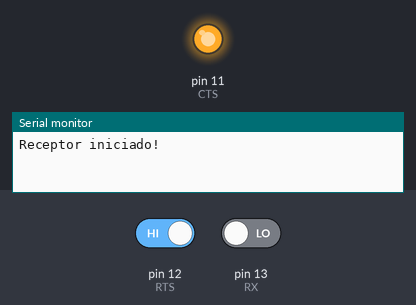
Bench run of a sketch on a simulated Arduino Uno, built with avr-gcc and run on an emulated ATmega328P. Shown: output pins drawn as LEDs (lit = HIGH), the last lines printed to the serial monitor. The inputs (shaded band) are chosen by the test bench; at power-on: pin 12 (RTS) HIGH, pin 13 (RX) LOW.

Above: at 1.3 s.
1.4 s: pin 12 (RTS) driven LOW
At 2.6 s:
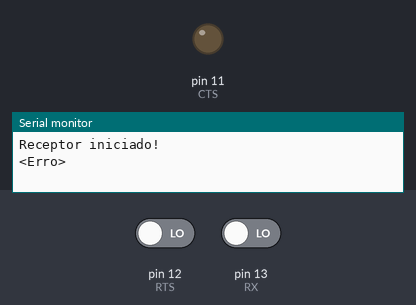
2.9 s: pin 12 (RTS) driven HIGH
At 3.9 s:
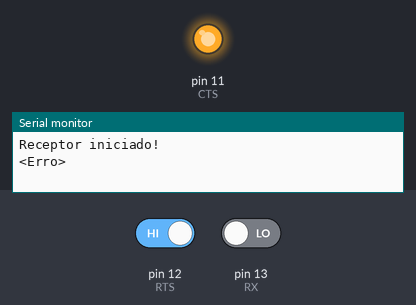
Timing chart, 0 to 5.9 s (numbered marks = the images above; inputs shaded):
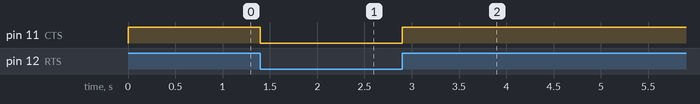

Measured:
- after the input at 1.4 s, pin 11 (CTS): HIGH → LOW at once
- after the input at 2.9 s, pin 11 (CTS): LOW → HIGH at once

The sketch:

Receptor.ino
```cpp
#include "Bit.h"
#include "Input.h"
#include "Temporizador.h"


// Pinos
#define RX  13
#define RTS 12
#define CTS 11

// Baud
#define BAUD_RATE 1
#define HALF_BAUD 1000 / (2 * BAUD_RATE)


// Variáveis globais
volatile char letra;
volatile short contador;


void setup() {
  noInterrupts();
  Serial.begin(9600);

  // Inicializa os pinos
  pinMode(LED_BUILTIN, OUTPUT);
  pinMode(RX,  INPUT);
  pinMode(RTS, INPUT);
  pinMode(CTS, OUTPUT);

  digitalWrite(CTS, LOW);

  Temporizador::configura(BAUD_RATE);
  interrupts();

  Serial.println("Receptor iniciado!");
}

void loop() {
  // Espera o emissor sinalizar envio e responde
  while (digitalRead(RTS) == LOW);
  digitalWrite(CTS, HIGH);

  letra = 0;
  contador = 0;

  delay(HALF_BAUD);
  Temporizador::inicia();

  // Recebe a letra bit por bit
  while (digitalRead(RTS) == HIGH);
  Temporizador::para();

  if (contador == 8 && Bit::impar(letra)) Serial.print(Input::mascara(letra));
  else                                    Serial.print("<Erro>");

  digitalWrite(CTS, LOW);
}

ISR(TIMER1_COMPA_vect){
  if (contador == 8) return; // Todos os bits já foram lidos
  contador++;

  letra <<= 1;
  letra |= digitalRead(RX);
}
```

Bit.h
```cpp
namespace Bit {
  short soma(char caractere);
  bool impar(char caractere);
  bool paridade(char caractere);
}


short Bit::soma(char caractere) {
  short soma = 0;

  for (short i = 0; i < 8; i++) {
    soma += bitRead(caractere, i);
  }

  return soma;
}

bool Bit::impar(char caractere) { // Checa se a paridade(ímpar) está correta
  return soma(caractere) % 2;
}

bool Bit::paridade(char caractere) { // Calcula o bit de paridade(ímpar)
  return (soma(caractere) + 1) % 2;
}
```

Input.h
```cpp
namespace Input {
  String recebe();
  char mascara(char caractere);
}


String Input::recebe() {
  Serial.print("Digite a mensagem: ");
  String mensagem = "";

  while (mensagem == "") {
    mensagem = Serial.readString();
  }

  Serial.print(mensagem);
  return mensagem;
}

char Input::mascara(char caractere) { // Torna o bit mais sigificativo 0
  return caractere & 127;
}
```

Temporizador.h
```cpp
namespace Temporizador {
  void configura(int boud_rate);
  void inicia();
  void para();
}


void Temporizador::configura(int baud_rate){
  int frequencia =  constrain(baud_rate,1,1500);

  // Define a interrupção do timer
  TCCR1A = 0;
  TCCR1B = 0;
  TCNT1  = 0; // Contador em 0

  OCR1A = ((16 * pow(10,6)) / (1024 * frequencia)) - 1;

  TCCR1B |= (1 << WGM12); // Liga o modo CTC (clear time on compare)
  TCCR1B &= 0xF8;         // Desliga o T1

  // Desativa interrupções
  TIMSK1 = 0;
  TIFR1 = 0;
}

void Temporizador::inicia() {
  TCNT1 = 0; // Contador em 0
  TIFR1 = 0;

  TIMSK1 |= (1 << OCIE1A);             // Aciona comparação de interrupção no timer
  TCCR1B |= (1 << CS12) | (1 << CS10); // Coloca CS10 e CS12 em 1024 prescaler
}

void Temporizador::para() {
  TCCR1B &= 0xF8;
  TIMSK1 = 0;
}
```
